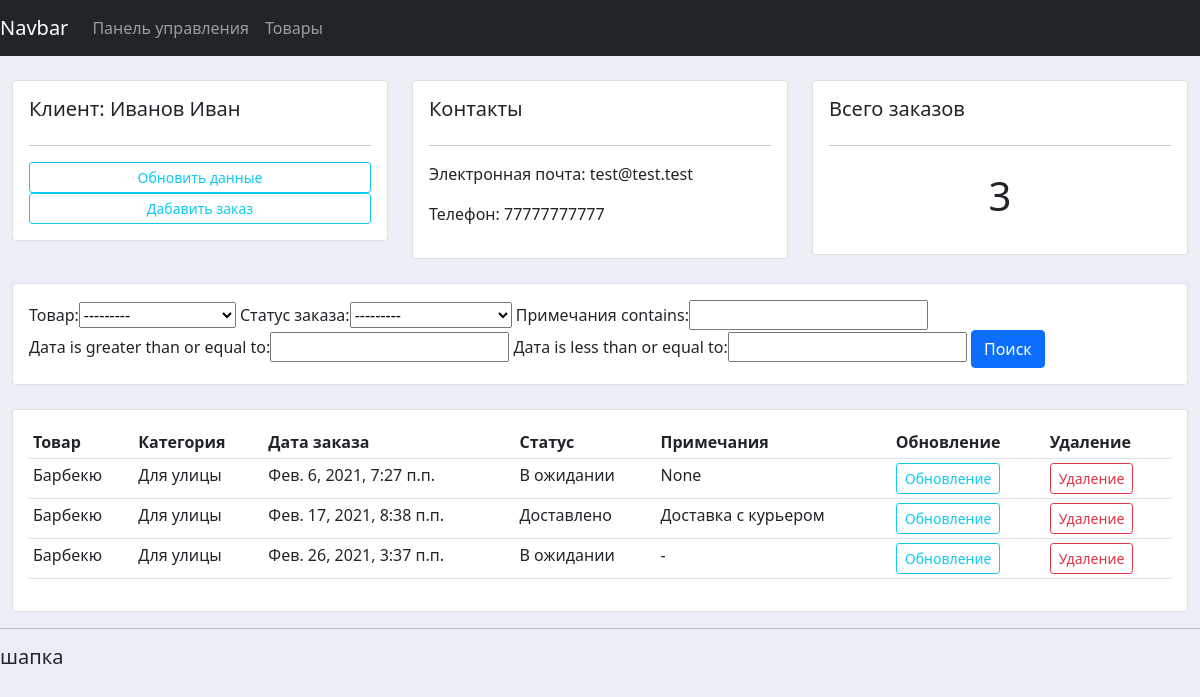
Screenshot of /customer/1 with the database file from the repository.
### accounts/models.py (models this page shows, shortened)
class Customer(models.Model):
    name = models.CharField(max_length=200, null = True, verbose_name = 'ФИО')
    phone = models.CharField(max_length=200, null = True, verbose_name = 'Телефон')
    email = models.CharField(max_length=200, null = True, verbose_name = 'Эл. почта')
    date_created = models.DateTimeField(auto_now_add=True, null = True, verbose_name = 'Дата')
    class Meta:
        verbose_name_plural = 'Клиенты'
        verbose_name = 'Клиент'

class Order(models.Model):
    STATUS = (
        ('В ожидании', 'В ожидании'),
        ('Готово к доставке', 'Готово к доставке'),
        ('Доставлено', 'Доставлено'),
    )
    customer = models.ForeignKey(Customer, null = True, on_delete = models.SET_NULL, verbose_name = 'Клиент')
    product = models.ForeignKey(Pruduct, null = True, on_delete = models.SET_NULL, verbose_name = 'Товар')
    date_created = models.DateTimeField(auto_now_add=True, null = True, verbose_name = 'Дата')
    status = models.CharField(max_length = 200, null = True, choices = STATUS, verbose_name = 'Статус заказа')
    note = models.CharField(max_length = 10000, null = True, verbose_name = 'Примечания', default = '-')
    class Meta:
        verbose_name_plural = 'Заказы'
        verbose_name = 'Заказ'

class Pruduct(models.Model):
    CATEGORY = (
        ('Для дома', 'Для дома'),
        ('Для улицы', 'Для улицы'),
    )
    name = models.CharField(max_length=200, null = True, verbose_name = 'Наименования')
    price = models.FloatField(null = True, verbose_name = 'Цена')
    category = models.CharField(max_length=200, null = True, choices = CATEGORY, verbose_name = 'Категория')
    description = models.CharField(max_length=200, null = True, verbose_name = 'Описание', blank = True)
    date_created = models.DateTimeField(auto_now_add=True, null = True, verbose_name = 'Дата')
    tags = models.ManyToManyField(Tag)
    class Meta:
        verbose_name_plural = 'Продукция'
        verbose_name = 'Продукция'
    def __str__(self):
        return self.name

### accounts/views.py (the view)
# urls.py: path('customer/<str:pk>', customer, name = 'customer'),
def customer(request, pk):
    customer = Customer.objects.get(id = pk)
    orders = customer.order_set.all()
    orders_count = orders.count()
    myFilter = OrderFilter(request.GET, queryset = orders)
    orders = myFilter.qs
    context = {'customer': customer, 'orders': orders, 'orders_count': orders_count,
                'myfilter': myFilter}
    return render(request, 'accounts/customer.html', context)

### accounts/templates/accounts/customer.html (shortened to what this page needs)
{% extends "accounts/base.html" %}
{% block content %}
<br>
<div class="row">
	<div class="col-md">
		<div class="card card-body">
			<h5>Клиент: {{ customer.name }}</h5>
			<hr>
			<a class="btn btn-outline-info  btn-sm btn-block" href="">Обновить данные</a>
			<a class="btn btn-outline-info  btn-sm btn-block" href="{% url 'create_order' customer.id %}">Дабавить заказ</a>
		</div>
	</div>
	<div class="col-md">
		<div class="card card-body">
			<h5>Контакты</h5>
			<hr>
			<p>Электронная почта: {{ customer.email }}</p>
			<p>Телефон: {{ customer.phone }}</p>
		</div>
	</div>
	<div class="col-md">
		<div class="card card-body">
			<h5>Всего заказов</h5>
			<hr>
			<h1 style="text-align: center;padding: 10px">{{ orders_count }}</h1>
		</div>
	</div>
</div>
<br>
<div class="row">
	<div class="col">
		<div class="card card-body">
			<form method="get">
				{{ myfilter.form }}
		    <button class="btn btn-primary" type="submit">Поиск</button>
		  </form>
		</div>
	</div>
</div>
<br>
<div class="row">
	<div class="col-md">
		<div class="card card-body">
			<table class="table table-sm">
				<tr>
					<th>Товар</th>
					<th>Категория</th>
					<th>Дата заказа</th>
					<th>Статус</th>
					<th>Примечания</th>
					<th>Обновление</th>
					<th>Удаление</th>
				</tr>
				{% for order in orders %}
				<tr>
					<td>{{ order.product }}</td>
					<td>{{ order.product.category }}</td>
					<td>{{ order.date_created }}</td>
					<td>{{ order.status }}</td>
					<td>{{ order.note }}</td>
					<td><a class="btn btn-outline-info  btn-sm btn-block" href="{% url 'update_order' order.id %}">Обновление</a></td>
					<td><a class="btn btn-outline-danger  btn-sm btn-block" href="{% url 'delete_order' order.id %}">Удаление</a></td>
				</tr>
				{% endfor %}
			</table>
		</div>
	</div>
</div>
{% endblock content %}

### accounts/static/css/base.css (style rules this page uses)
body { background-color: #ebeff5; }

### rows the page displays
Customer: name "Иванов Иван", email "test@test.test", phone "77777777777"
Order: product "Барбекю", product.category "Для улицы", date_created "Фев. 6, 2021, 7:27 п.п.", status "В ожидании", note "None"
Order: product "Барбекю", product.category "Для улицы", date_created "Фев. 17, 2021, 8:38 п.п.", status "Доставлено", note "Доставка с курьером"
Order: product "Барбекю", product.category "Для улицы", date_created "Фев. 26, 2021, 3:37 п.п.", status "В ожидании", note "-"

### other values shown
{{ orders_count }} "3"
